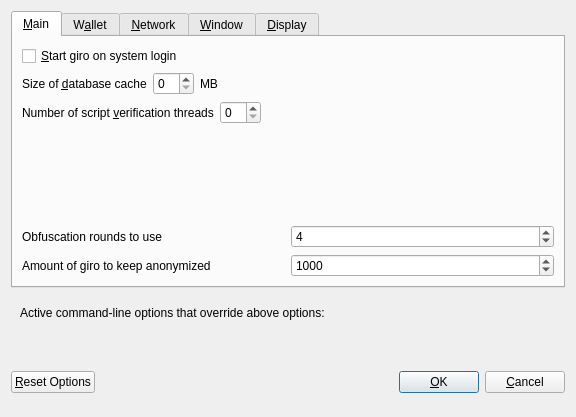
<?xml version="1.0" encoding="UTF-8"?>
<ui version="4.0">
 <class>OptionsDialog</class>
 <widget class="QDialog" name="OptionsDialog">
  <property name="geometry">
   <rect>
    <x>0</x>
    <y>0</y>
    <width>576</width>
    <height>417</height>
   </rect>
  </property>
  <property name="windowTitle">
   <string>Options</string>
  </property>
  <property name="modal">
   <bool>true</bool>
  </property>
  <layout class="QVBoxLayout" name="verticalLayout">
   <item>
    <widget class="QTabWidget" name="tabWidget">
     <property name="currentIndex">
      <number>0</number>
     </property>
     <widget class="QWidget" name="tabMain">
      <attribute name="title">
       <string>&amp;Main</string>
      </attribute>
      <layout class="QVBoxLayout" name="verticalLayout_Main">
       <item>
        <widget class="QCheckBox" name="bitcoinAtStartup">
         <property name="toolTip">
          <string>Automatically start giro after logging in to the system.</string>
         </property>
         <property name="text">
          <string>&amp;Start giro on system login</string>
         </property>
        </widget>
       </item>
       <item>
        <layout class="QHBoxLayout" name="horizontalLayout_2_Main">
         <item>
          <widget class="QLabel" name="databaseCacheLabel">
           <property name="text">
            <string>Size of &amp;database cache</string>
           </property>
           <property name="textFormat">
            <enum>Qt::PlainText</enum>
           </property>
           <property name="buddy">
            <cstring>databaseCache</cstring>
           </property>
          </widget>
         </item>
         <item>
          <widget class="QSpinBox" name="databaseCache"/>
         </item>
         <item>
          <widget class="QLabel" name="databaseCacheUnitLabel">
           <property name="text">
            <string>MB</string>
           </property>
           <property name="textFormat">
            <enum>Qt::PlainText</enum>
           </property>
          </widget>
         </item>
         <item>
          <spacer name="horizontalSpacer_2_Main">
           <property name="orientation">
            <enum>Qt::Horizontal</enum>
           </property>
           <property name="sizeHint" stdset="0">
            <size>
             <width>40</width>
             <height>20</height>
            </size>
           </property>
          </spacer>
         </item>
        </layout>
       </item>
       <item>
        <layout class="QHBoxLayout" name="horizontalLayout_3_Main">
         <item>
          <widget class="QLabel" name="threadsScriptVerifLabel">
           <property name="text">
            <string>Number of script &amp;verification threads</string>
           </property>
           <property name="textFormat">
            <enum>Qt::PlainText</enum>
           </property>
           <property name="buddy">
            <cstring>threadsScriptVerif</cstring>
           </property>
          </widget>
         </item>
         <item>
          <widget class="QSpinBox" name="threadsScriptVerif">
           <property name="toolTip">
            <string>(0 = auto, &lt;0 = leave that many cores free)</string>
           </property>
          </widget>
         </item>
         <item>
          <spacer name="horizontalSpacer_3_Main">
           <property name="orientation">
            <enum>Qt::Horizontal</enum>
           </property>
           <property name="sizeHint" stdset="0">
            <size>
             <width>40</width>
             <height>20</height>
            </size>
           </property>
          </spacer>
         </item>
        </layout>
       </item>
       <item>
        <spacer name="verticalSpacer_Main">
         <property name="orientation">
          <enum>Qt::Vertical</enum>
         </property>
         <property name="sizeHint" stdset="0">
          <size>
           <width>20</width>
           <height>40</height>
          </size>
         </property>
        </spacer>
       </item>
       <item>
        <layout class="QHBoxLayout" name="horizontalLayout_4_Main">
         <item>
          <widget class="QLabel" name="label">
           <property name="toolTip">
            <string>This setting determines the amount of individual masternodes that an input will be anonymized through.&lt;br/&gt;More rounds of anonymization gives a higher degree of privacy, but also costs more in fees.</string>
           </property>
           <property name="text">
            <string>Obfuscation rounds to use</string>
           </property>
          </widget>
         </item>
         <item>
          <widget class="QSpinBox" name="obfuscationRounds">
           <property name="minimum">
            <number>2</number>
           </property>
           <property name="maximum">
            <number>8</number>
           </property>
           <property name="value">
            <number>4</number>
           </property>
          </widget>
         </item>
        </layout>
       </item>
       <item>
        <layout class="QHBoxLayout" name="horizontalLayout">
         <item>
          <widget class="QLabel" name="label_2">
           <property name="toolTip">
            <string>This amount acts as a threshold to turn off Obfuscation once it's reached.</string>
           </property>
           <property name="statusTip">
            <string notr="true"/>
           </property>
           <property name="whatsThis">
            <string notr="true"/>
           </property>
           <property name="accessibleName">
            <string notr="true"/>
           </property>
           <property name="accessibleDescription">
            <string notr="true"/>
           </property>
           <property name="text">
            <string>Amount of giro to keep anonymized</string>
           </property>
          </widget>
         </item>
         <item>
          <widget class="QSpinBox" name="anonymizegiro">
           <property name="minimum">
            <number>100</number>
           </property>
           <property name="maximum">
            <number>100000</number>
           </property>
           <property name="singleStep">
            <number>100</number>
           </property>
           <property name="value">
            <number>1000</number>
           </property>
          </widget>
         </item>
        </layout>
       </item>
      </layout>
     </widget>
     <widget class="QWidget" name="tabWallet">
      <attribute name="title">
       <string>W&amp;allet</string>
      </attribute>
      <layout class="QVBoxLayout" name="verticalLayout_Wallet">
       <item>
        <widget class="QGroupBox" name="groupBox">
         <property name="title">
          <string>Expert</string>
         </property>
         <layout class="QVBoxLayout" name="verticalLayout_2">
          <item>
           <widget class="QCheckBox" name="coinControlFeatures">
            <property name="toolTip">
             <string>Whether to show coin control features or not.</string>
            </property>
            <property name="text">
             <string>Enable coin &amp;control features</string>
            </property>
           </widget>
          </item>
          <item>
           <widget class="QCheckBox" name="showMasternodesTab">
            <property name="toolTip">
             <string>Show additional tab listing all your masternodes in first sub-tab&lt;br/&gt;and all masternodes on the network in second sub-tab.</string>
            </property>
            <property name="text">
             <string>Show Masternodes Tab</string>
            </property>
           </widget>
          </item>
          <item>
           <widget class="QCheckBox" name="spendZeroConfChange">
            <property name="toolTip">
             <string>If you disable the spending of unconfirmed change, the change from a transaction&lt;br/&gt;cannot be used until that transaction has at least one confirmation.&lt;br/&gt;This also affects how your balance is computed.</string>
            </property>
            <property name="text">
             <string>&amp;Spend unconfirmed change</string>
            </property>
           </widget>
          </item>
         </layout>
        </widget>
       </item>
       <item>
        <spacer name="verticalSpacer_Wallet">
         <property name="orientation">
          <enum>Qt::Vertical</enum>
         </property>
         <property name="sizeHint" stdset="0">
          <size>
           <width>20</width>
           <height>40</height>
          </size>
         </property>
        </spacer>
       </item>
      </layout>
     </widget>
     <widget class="QWidget" name="tabNetwork">
      <attribute name="title">
       <string>&amp;Network</string>
      </attribute>
      <layout class="QVBoxLayout" name="verticalLayout_Network">
       <item>
        <widget class="QCheckBox" name="mapPortUpnp">
         <property name="toolTip">
          <string>Automatically open the giro client port on the router. This only works when your router supports UPnP and it is enabled.</string>
         </property>
         <property name="text">
          <string>Map port using &amp;UPnP</string>
         </property>
        </widget>
       </item>
       <item>
        <widget class="QCheckBox" name="allowIncoming">
         <property name="toolTip">
          <string>Accept connections from outside</string>
         </property>
         <property name="text">
          <string>Allow incoming connections</string>
         </property>
        </widget>
       </item>
       <item>
        <widget class="QCheckBox" name="connectSocks">
         <property name="toolTip">
          <string>Connect to the giro network through a SOCKS5 proxy.</string>
         </property>
         <property name="text">
          <string>&amp;Connect through SOCKS5 proxy (default proxy):</string>
         </property>
        </widget>
       </item>
       <item>
        <layout class="QHBoxLayout" name="horizontalLayout_1_Network">
         <item>
          <widget class="QLabel" name="proxyIpLabel">
           <property name="text">
            <string>Proxy &amp;IP:</string>
           </property>
           <property name="textFormat">
            <enum>Qt::PlainText</enum>
           </property>
           <property name="buddy">
            <cstring>proxyIp</cstring>
           </property>
          </widget>
         </item>
         <item>
          <widget class="QValidatedLineEdit" name="proxyIp">
           <property name="minimumSize">
            <size>
             <width>140</width>
             <height>0</height>
            </size>
           </property>
           <property name="maximumSize">
            <size>
             <width>140</width>
             <height>16777215</height>
            </size>
           </property>
           <property name="toolTip">
            <string>IP address of the proxy (e.g. IPv4: 127.0.0.1 / IPv6: ::1)</string>
           </property>
          </widget>
         </item>
         <item>
          <widget class="QLabel" name="proxyPortLabel">
           <property name="text">
            <string>&amp;Port:</string>
           </property>
           <property name="textFormat">
            <enum>Qt::PlainText</enum>
           </property>
           <property name="buddy">
            <cstring>proxyPort</cstring>
           </property>
          </widget>
         </item>
         <item>
          <widget class="QLineEdit" name="proxyPort">
           <property name="minimumSize">
            <size>
             <width>55</width>
             <height>0</height>
            </size>
           </property>
           <property name="maximumSize">
            <size>
             <width>55</width>
             <height>16777215</height>
            </size>
           </property>
           <property name="toolTip">
            <string>Port of the proxy (e.g. 9050)</string>
           </property>
          </widget>
         </item>
         <item>
          <spacer name="horizontalSpacer_1_Network">
           <property name="orientation">
            <enum>Qt::Horizontal</enum>
           </property>
           <property name="sizeHint" stdset="0">
            <size>
             <width>40</width>
             <height>20</height>
            </size>
           </property>
          </spacer>
         </item>
        </layout>
       </item>
       <item>
        <spacer name="verticalSpacer_Network">
         <property name="orientation">
          <enum>Qt::Vertical</enum>
         </property>
         <property name="sizeHint" stdset="0">
          <size>
           <width>20</width>
           <height>40</height>
          </size>
         </property>
        </spacer>
       </item>
      </layout>
     </widget>
     <widget class="QWidget" name="tabWindow">
      <attribute name="title">
       <string>&amp;Window</string>
      </attribute>
      <layout class="QVBoxLayout" name="verticalLayout_Window">
       <item>
        <widget class="QCheckBox" name="minimizeToTray">
         <property name="toolTip">
          <string>Show only a tray icon after minimizing the window.</string>
         </property>
         <property name="text">
          <string>&amp;Minimize to the tray instead of the taskbar</string>
         </property>
        </widget>
       </item>
       <item>
        <widget class="QCheckBox" name="minimizeOnClose">
         <property name="toolTip">
          <string>Minimize instead of exit the application when the window is closed. When this option is enabled, the application will be closed only after selecting Quit in the menu.</string>
         </property>
         <property name="text">
          <string>M&amp;inimize on close</string>
         </property>
        </widget>
       </item>
       <item>
        <spacer name="verticalSpacer_Window">
         <property name="orientation">
          <enum>Qt::Vertical</enum>
         </property>
         <property name="sizeHint" stdset="0">
          <size>
           <width>20</width>
           <height>40</height>
          </size>
         </property>
        </spacer>
       </item>
      </layout>
     </widget>
     <widget class="QWidget" name="tabDisplay">
      <attribute name="title">
       <string>&amp;Display</string>
      </attribute>
      <layout class="QVBoxLayout" name="verticalLayout_Display">
       <item>
        <layout class="QHBoxLayout" name="horizontalLayout_1_Display">
         <item>
          <widget class="QLabel" name="langLabel">
           <property name="text">
            <string>User Interface &amp;language:</string>
           </property>
           <property name="textFormat">
            <enum>Qt::PlainText</enum>
           </property>
           <property name="buddy">
            <cstring>lang</cstring>
           </property>
          </widget>
         </item>
         <item>
          <widget class="QValueComboBox" name="lang">
           <property name="toolTip">
            <string>The user interface language can be set here. This setting will take effect after restarting giro.</string>
           </property>
          </widget>
         </item>
        </layout>
       </item>
       <item>
        <widget class="QLabel" name="label_3">
         <property name="toolTip">
          <string notr="true"/>
         </property>
         <property name="statusTip">
          <string notr="true"/>
         </property>
         <property name="whatsThis">
          <string notr="true"/>
         </property>
         <property name="accessibleName">
          <string notr="true"/>
         </property>
         <property name="text">
          <string>Language missing or translation incomplete? Help contributing translations here:
https://www.transifex.com/giro-project/giro-project-translations</string>
         </property>
         <property name="wordWrap">
          <bool>true</bool>
         </property>
         <property name="openExternalLinks">
          <bool>true</bool>
         </property>
         <property name="textInteractionFlags">
          <set>Qt::TextBrowserInteraction</set>
         </property>
        </widget>
       </item>
       <item>
        <layout class="QHBoxLayout" name="horizontalLayout_4_Display" stretch="0,0">
         <item>
          <widget class="QLabel" name="themeLabel">
           <property name="text">
            <string>User Interface Theme:</string>
           </property>
          </widget>
         </item>
         <item>
          <widget class="QValueComboBox" name="theme"/>
         </item>
        </layout>
       </item>
       <item>
        <widget class="Line" name="line">
         <property name="orientation">
          <enum>Qt::Horizontal</enum>
         </property>
        </widget>
       </item>
       <item>
        <layout class="QHBoxLayout" name="horizontalLayout_2_Display">
         <item>
          <widget class="QLabel" name="unitLabel">
           <property name="text">
            <string>&amp;Unit to show amounts in:</string>
           </property>
           <property name="textFormat">
            <enum>Qt::PlainText</enum>
           </property>
           <property name="buddy">
            <cstring>unit</cstring>
           </property>
          </widget>
         </item>
         <item>
          <widget class="QValueComboBox" name="unit">
           <property name="toolTip">
            <string>Choose the default subdivision unit to show in the interface and when sending coins.</string>
           </property>
          </widget>
         </item>
        </layout>
       </item>
       <item>
        <layout class="QHBoxLayout" name="horizontalLayout_5_Display">
         <item>
          <widget class="QLabel" name="digitsLabel">
           <property name="text">
            <string>Decimal digits</string>
           </property>
          </widget>
         </item>
         <item>
          <widget class="QValueComboBox" name="digits"/>
         </item>
        </layout>
       </item>
       <item>
        <layout class="QHBoxLayout" name="horizontalLayout_3_Display">
         <item>
          <widget class="QLabel" name="thirdPartyTxUrlsLabel">
           <property name="toolTip">
            <string>Third party URLs (e.g. a block explorer) that appear in the transactions tab as context menu items. %s in the URL is replaced by transaction hash. Multiple URLs are separated by vertical bar |.</string>
           </property>
           <property name="text">
            <string>Third party transaction URLs</string>
           </property>
           <property name="buddy">
            <cstring>thirdPartyTxUrls</cstring>
           </property>
          </widget>
         </item>
         <item>
          <widget class="QLineEdit" name="thirdPartyTxUrls">
           <property name="toolTip">
            <string>Third party URLs (e.g. a block explorer) that appear in the transactions tab as context menu items. %s in the URL is replaced by transaction hash. Multiple URLs are separated by vertical bar |.</string>
           </property>
          </widget>
         </item>
        </layout>
       </item>
       <item>
        <spacer name="verticalSpacer">
         <property name="orientation">
          <enum>Qt::Vertical</enum>
         </property>
         <property name="sizeHint" stdset="0">
          <size>
           <width>20</width>
           <height>40</height>
          </size>
         </property>
        </spacer>
       </item>
      </layout>
     </widget>
    </widget>
   </item>
   <item>
    <widget class="QFrame" name="frame">
     <layout class="QVBoxLayout" name="verticalLayout_Bottom">
      <item>
       <layout class="QHBoxLayout" name="horizontalLayout_Bottom">
        <item>
         <widget class="QLabel" name="overriddenByCommandLineInfoLabel">
          <property name="text">
           <string>Active command-line options that override above options:</string>
          </property>
          <property name="textFormat">
           <enum>Qt::PlainText</enum>
          </property>
         </widget>
        </item>
        <item>
         <spacer name="horizontalSpacer_Bottom">
          <property name="orientation">
           <enum>Qt::Horizontal</enum>
          </property>
          <property name="sizeHint" stdset="0">
           <size>
            <width>40</width>
            <height>20</height>
           </size>
          </property>
         </spacer>
        </item>
       </layout>
      </item>
      <item>
       <widget class="QLabel" name="overriddenByCommandLineLabel">
        <property name="text">
         <string/>
        </property>
        <property name="textFormat">
         <enum>Qt::PlainText</enum>
        </property>
        <property name="wordWrap">
         <bool>true</bool>
        </property>
       </widget>
      </item>
     </layout>
    </widget>
   </item>
   <item>
    <layout class="QHBoxLayout" name="horizontalLayout_Buttons">
     <item>
      <widget class="QPushButton" name="resetButton">
       <property name="toolTip">
        <string>Reset all client options to default.</string>
       </property>
       <property name="text">
        <string>&amp;Reset Options</string>
       </property>
       <property name="autoDefault">
        <bool>false</bool>
       </property>
      </widget>
     </item>
     <item>
      <spacer name="horizontalSpacer_1">
       <property name="orientation">
        <enum>Qt::Horizontal</enum>
       </property>
       <property name="sizeHint" stdset="0">
        <size>
         <width>40</width>
         <height>48</height>
        </size>
       </property>
      </spacer>
     </item>
     <item>
      <widget class="QLabel" name="statusLabel">
       <property name="minimumSize">
        <size>
         <width>200</width>
         <height>0</height>
        </size>
       </property>
       <property name="font">
        <font>
         <weight>75</weight>
         <bold>true</bold>
        </font>
       </property>
       <property name="text">
        <string/>
       </property>
       <property name="textFormat">
        <enum>Qt::PlainText</enum>
       </property>
       <property name="wordWrap">
        <bool>true</bool>
       </property>
      </widget>
     </item>
     <item>
      <spacer name="horizontalSpacer_2">
       <property name="orientation">
        <enum>Qt::Horizontal</enum>
       </property>
       <property name="sizeHint" stdset="0">
        <size>
         <width>40</width>
         <height>48</height>
        </size>
       </property>
      </spacer>
     </item>
     <item>
      <widget class="QPushButton" name="okButton">
       <property name="text">
        <string>&amp;OK</string>
       </property>
       <property name="autoDefault">
        <bool>false</bool>
       </property>
       <property name="default">
        <bool>true</bool>
       </property>
      </widget>
     </item>
     <item>
      <widget class="QPushButton" name="cancelButton">
       <property name="text">
        <string>&amp;Cancel</string>
       </property>
       <property name="autoDefault">
        <bool>false</bool>
       </property>
      </widget>
     </item>
    </layout>
   </item>
  </layout>
 </widget>
 <customwidgets>
  <customwidget>
   <class>QValidatedLineEdit</class>
   <extends>QLineEdit</extends>
   <header>qvalidatedlineedit.h</header>
  </customwidget>
  <customwidget>
   <class>QValueComboBox</class>
   <extends>QComboBox</extends>
   <header>qvaluecombobox.h</header>
  </customwidget>
 </customwidgets>
 <resources/>
 <connections/>
</ui>
